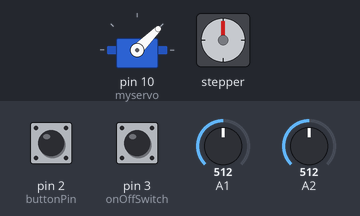
This sketch was run on a simulated Arduino Uno, built with avr-gcc and run on an emulated ATmega328P. Shown: servo, stepper motor. Inputs (shaded band) come from the test bench; at power-on: pin 3 (onOffSwitch) HIGH, pin 2 (buttonPin) LOW, A1 = 512, A2 = 512. Stepper angles assume 200 steps per turn.

Above: at 1.2 s.
1.3 s: pin 3 (onOffSwitch) pulled LOW for 0.15 s
At 2.16 s:
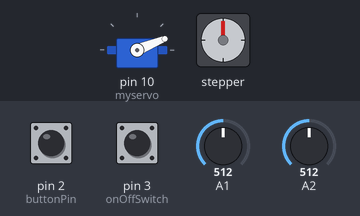
4.3 s: pin 3 (onOffSwitch) pulled LOW for 3.2 s
9.0 s: pin 3 (onOffSwitch) pulled LOW for 1 s
At 11.7 s:
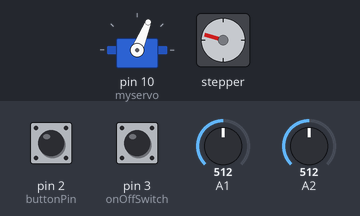
12.0 s: pin 3 (onOffSwitch) pulled LOW for 0.15 s
At 14.8 s:
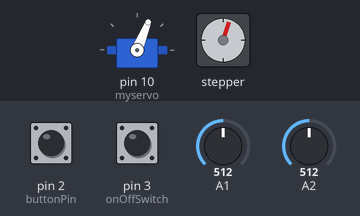
15.1 s: pin 3 (onOffSwitch) pulled LOW for 0.15 s
At 17.6 s:
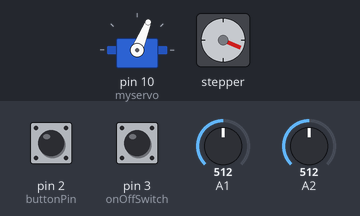
18.1 s: pin 3 (onOffSwitch) pulled LOW for 1 s
At 21.0 s:
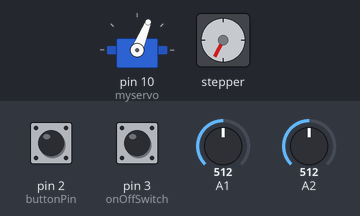
Timing chart, 0 to 22.1 s (numbered marks = the images above; inputs shaded):
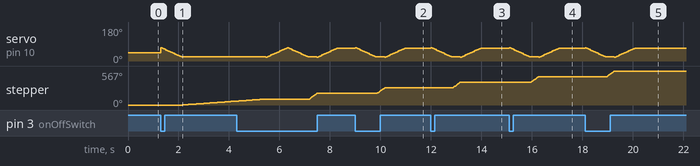

Measured:
- after the input at 1.3 s, stepper: keeps turning clockwise at about 30°/s, starting after 0.85 s
- after the input at 9.0 s, stepper: turns 94° clockwise in 0.31 s, starting after 0.85 s
- after the input at 12.0 s, stepper: turns 93° clockwise in 0.31 s, starting after 0.85 s
- after the input at 15.1 s, stepper: turns 94° clockwise in 0.31 s, starting after 0.85 s
- after the input at 18.1 s, stepper: turns 94° clockwise in 0.31 s, starting after 0.85 s

The sketch:

drawingMachine.ino
```cpp
#include <Wire.h>
#include <Adafruit_MotorShield.h>
#include <Servo.h>

Adafruit_MotorShield AFMS = Adafruit_MotorShield();
Adafruit_StepperMotor *myMotor = AFMS.getStepper(200, 2);

Servo myservo;
int buttonPin = 2, buttonState = 0;
int onOffSwitch = 3, onOffSwitchState = 0;

int servoPos = 45;
int mili = 0;
int poServoValue = 0;
int poStepperValue = 0;
int counter = 0;
int stepperSpeed = 10;

void setup() {
  Serial.begin(9600);
  AFMS.begin();

  myMotor->setSpeed(stepperSpeed);

  myservo.attach(10);
  myservo.write(servoPos);

  pinMode(buttonPin, INPUT);
  pinMode(onOffSwitch, INPUT);
}

void loop() {
  onOffSwitchState = digitalRead(onOffSwitch);
  mili = millis();

  if (onOffSwitchState == 0) {
    buttonState = digitalRead(buttonPin);

    if (mili % 2 == 0) {
      poServoValue = analogRead(A1);
      poStepperValue = analogRead(A2);
    }

    servoPos = map(poServoValue, 0, 1023, 100, 0);
    stepperSpeed = map(poStepperValue, 0, 1023, 5, 100);
    myMotor->setSpeed(stepperSpeed);

    if (buttonState == 1) {

      myservo.write(servoPos);
      counter = map(poStepperValue, 0, 1023, 30, 180);

      if (counter > 0) {
  //      if (buttonState == 0) {
          myMotor->step(1, FORWARD, SINGLE);
  //      } else {
  //        myMotor->step(1, BACKWARD, SINGLE);
  //      }
        counter--;
      }
    } else {
      for (int pos = 70; pos >= 20; pos -= 3) {
        myservo.write(pos);
        delay(50);
      }
      myMotor->step(50 + stepperSpeed % 10, FORWARD, SINGLE);
      for (int pos = 20; pos <= 70; pos += 3) {
        myservo.write(pos);
        delay(50);
      }
    }
  }
}
```
